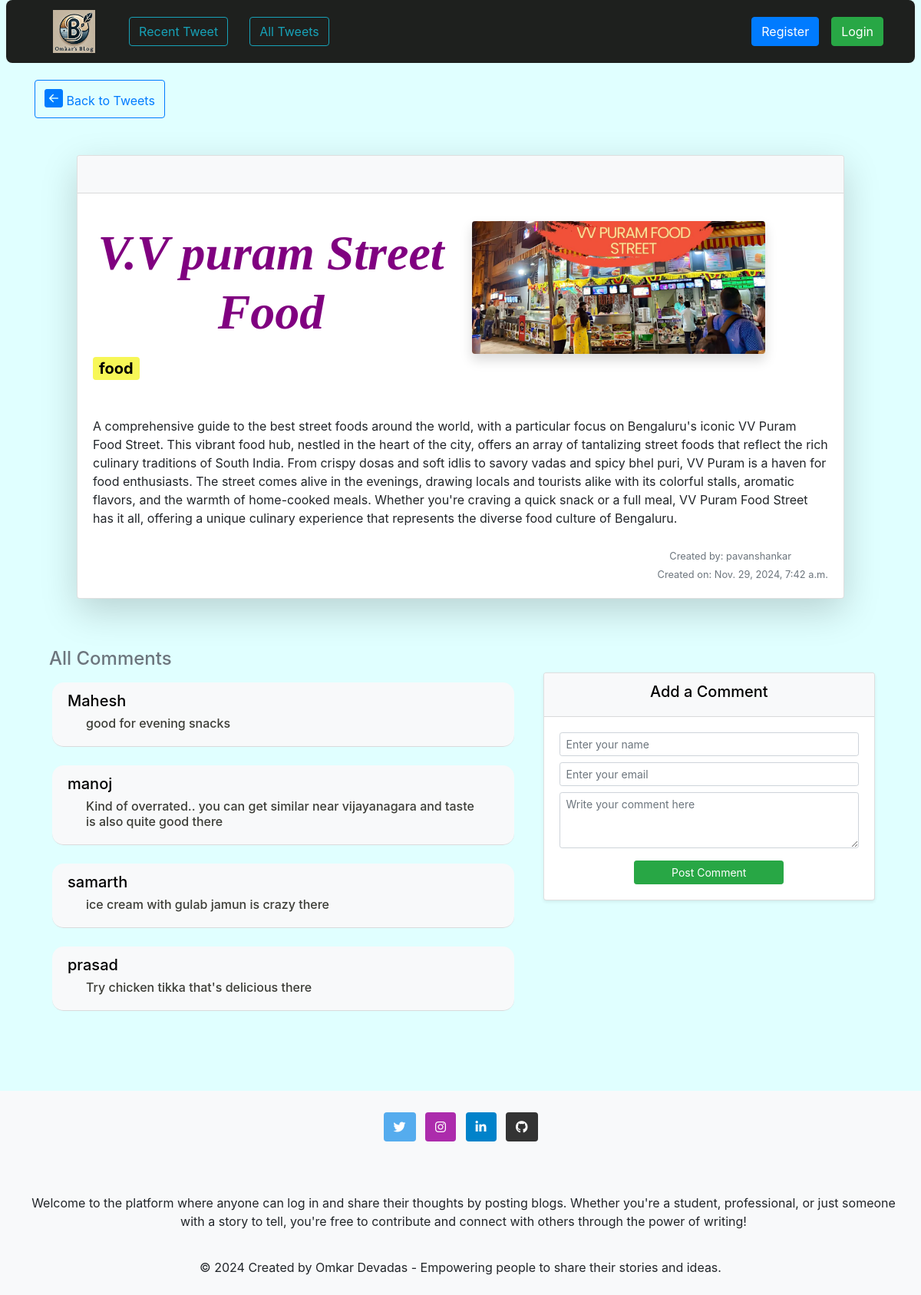
The page /tweet/tweet/19/ on the database its author committed.
### tweet/models.py (models this page shows, shortened)
class Tweet(models.Model):
    CATEGORY_CHOICES = [
        ('personal', 'Personal'),
        ('business', 'Business'),
        ('food', 'Food'),
        ('product', 'Product'),
        ('travel', 'Travel'),
        ('other', 'Other'),
    ]
    user = models.ForeignKey(User, on_delete=models.CASCADE)
    title = models.CharField(max_length=50, default='')
    photo = models.ImageField(upload_to="photos/", blank=True, null=True)
    about_blog = models.TextField(null=True, blank=True)  # Use null=True for text fields
    created_at = models.DateTimeField(auto_now_add=True)
    add_tag = models.CharField(
        max_length=20,
        choices=CATEGORY_CHOICES,
        default='other',
    )
    updated_at = models.DateTimeField(auto_now=True)

class Comment(models.Model):
    user_name = models.CharField(max_length=50)
    user_email= models.EmailField()
    text = models.TextField(max_length=150)
    postof = models.ForeignKey(Tweet,on_delete=models.CASCADE , related_name="comments")

### tweet/views.py (the view, shortened to what this page needs)
# urls.py: path('tweet/<int:pk>/', SinglePostView.as_view(), name='tweet_detail'),
class SinglePostView(DetailView):
    model = Tweet  # The model we want to display (Tweet in this case)
    template_name = 'tweet_detail.html'  # The template to use
    context_object_name = 'tweet'
    def get(self, request, pk):
        tweet = get_object_or_404(Tweet, id=pk)
        context = {
            "tweet": tweet,
            "comment_form": CommentForm(),
            "allthecomments": tweet.comments.all().order_by("-id"),
        }
        return render(request, self.template_name, context)  # Return rendered template with context

### tweet/forms.py
class CommentForm(forms.ModelForm):
    class Meta:
        model = Comment
        exclude = ["postof"]
        labels = {
            "user_name":"Your name",
            "user_email":"Your email",
            "text":"Your comment",
        }

### tweet/templates/tweet_detail.html (shortened to what this page needs)
{% extends "layout.html" %}
{% load static %}
{% block content %}
<a href="{% url 'tweet_list' %}" class="btn btn-outline-primary mt-4">
    <i class="bi bi-arrow-left-square-fill fs-4 "></i> Back to Tweets
</a>
<div class="container mt-5">
    <div class="card shadow-lg" style="max-width: 1000px; margin: 0 auto;">
        <div class="card-header bg-light text-white text-center p-4">
        </div>
        <div class="card-body mt-3">
            <div class="row align-items-center mb-1">
                <div class="col-md-6">
                    <h3 class="card-title text-center" style="font-size: 4rem; color: purple; font-family: serif; font-weight: 800; font-style: oblique;">
                        {{ tweet.title }}
                    </h3>
                </div>
                <div class="col-md-5 text-center">
                    {% if tweet.photo %}
                        <img src="{{ tweet.photo.url }}" alt="Tweet Photo" class="img-fluid rounded shadow" style="max-height: 400px; object-fit: cover;">
                    {% else %}
                        <img src="{% static 'comingsoon.jpg' %}" alt="Default Image" class="img-fluid rounded shadow" style="max-height: 400px; object-fit: cover;">
                    {% endif %}
                </div>
            </div>
            <div class="mb-5">
                <span class="badge fs-5" style="background-color: #f7f757; color: black;">{{ tweet.add_tag }}</span>
            </div>
            <div class="mt-4">
                <p class="card-text text-justify" style="font-size: 1.2rem;">{{ tweet.about_blog|linebreaks }}</p>
            </div>
            <div class="mt-4 text-end">
                <small class="text-muted p-5">Created by: {{ tweet.user.username }}</small> <br>
                <small class="text-muted">Created on: {{ tweet.created_at }}</small>
            </div>
        </div>
    </div>
</div>
<div class="container mt-5">
    <div class="row">
        <div class="col-md-7 mt-3">
            <h4 class="text-secondary ms-1">All Comments</h4>
            {% if allthecomments %}
                <ul class="list-group list-group-flush mt-2 p-2" style="border-radius:15px ;border-radius:8px">
                    {% for comment in allthecomments %}
                        <li class="list-group-item bg-light" style="border-radius:15px">
                            <h5 style="color:black">
                                <a href="mailto:{{ comment.user_email }}" style="color:black; text-decoration:none;">
                                    {{ comment.user_name }}
                                </a>
                            </h5>
                            <h6 class="mx-4" style="color:#3C3D37">{{ comment.text }}</h6>
                        </li> <br>
                    {% endfor %}
                </ul>
            {% else %}
                <p class="text-muted">No comments yet. Be the first to comment!</p>
            {% endif %}
        </div>
        <div class="col-md-5 mt-5">
            <div class="card shadow-sm">
                <div class="card-header bg-light text-black text-center">
                    <h5>Add a Comment</h5>
                </div>
                <div class="card-body">
                    <form method="post" action="{% url 'tweet_detail' pk=tweet.id %}">
                        {% if user.is_authenticated %}
                            <div>
                                <textarea name="text" id="id_text" class="form-control form-control-sm" rows="3" placeholder="Write your comment here"></textarea>
                                {% if comment_form.text.errors %}
                                    <div class="text-danger small">{{ comment_form.text.errors }}</div>
                                {% endif %}
                            </div>
                        {% else %}
                            <div class="mb-2">
                                <input type="text" name="user_name" id="id_user_name" class="form-control form-control-sm" placeholder="Enter your name">
                            </div>
                            <div class="mb-2">
                                <input type="email" name="user_email" id="id_user_email" class="form-control form-control-sm" placeholder="Enter your email">
                            </div>
                            <div>
                                <textarea name="text" id="id_text" class="form-control form-control-sm" rows="3" placeholder="Write your comment here"></textarea>
                            </div>
                        {% endif %}
                        <div class="d-flex justify-content-center align-items-center mt-3">
                            <button type="submit" class="btn btn-success btn-sm w-50">Post Comment</button>
                        </div>
                    </form>
                </div>
            </div>
        </div>
    </div>
</div>
{% endblock %}

### rows shown on the page
Tweet: title "V.V puram Street Food", photo (picture), add_tag "food", about_blog "A comprehensive guide to the best street foods around the world, with a particular focus on Bengaluru's iconic VV Puram Food Street. This vibrant food hub, nestled in the heart of the city, offers an array of tantalizing street foods that reflect the rich culinary traditions of South India. From crispy dosas and soft idlis to savory vadas and spicy bhel puri, VV Puram is a haven for food enthusiasts. The street comes alive in the evenings, drawing locals and tourists alike with its colorful stalls, aromatic flavors, and the warmth of home-cooked meals. Whether you're craving a quick snack or a full meal, VV Puram Food Street has it all, offering a unique culinary experience that represents…", user.username "pavanshankar", created_at "Nov. 29, 2024, 7:42 a.m."
Comment: user_name "Mahesh", text "good for evening snacks"
Comment: user_name "manoj", text "Kind of overrated.. you can get similar near vijayanagara and taste is also quite good there"
Comment: user_name "samarth", text "ice cream with gulab jamun is crazy there"
Comment: user_name "prasad", text "Try chicken tikka that's delicious there"
